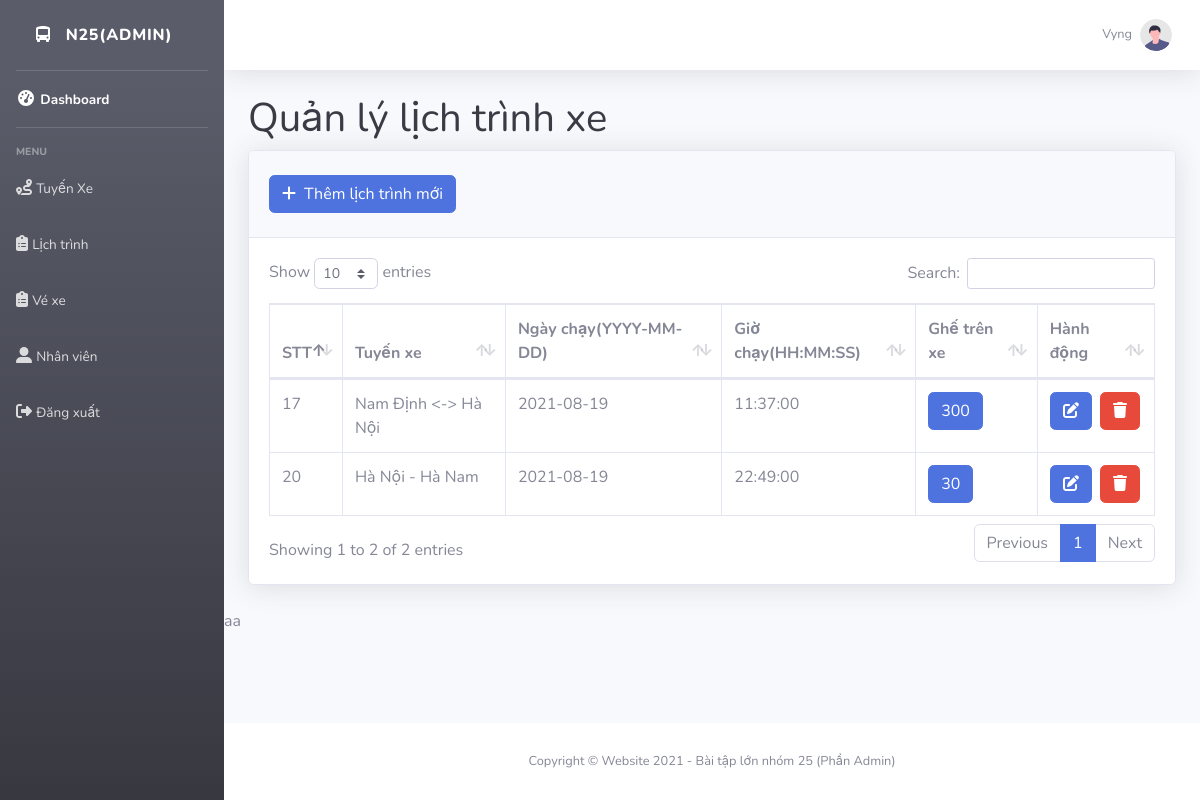
Screenshot of /admin/index.php?controller=bus&action=home (signed in) with the database file from the repository.
### tables this page shows
CREATE TABLE `xe` (
  `id` int(11) NOT NULL,
  `idRoute` int(11) NOT NULL,
  `date` date NOT NULL,
  `time` time NOT NULL,
  `totalSeat` int(11) NOT NULL
);

CREATE TABLE `bus_route` (
  `id` int(11) NOT NULL,
  `routeName` varchar(255) NOT NULL,
  `totalBus` int(11) NOT NULL
);

### admin/routes.php (called while the page is built, shortened)
<?php
$controller = new $kclass();
$controller->$action();

### admin/index.php (called while the page is built, shortened)
<?php require_once "../admin/routes.php"; ?>

### admin/models/routemodel.php (called while the page is built, shortened)
<?php
class RouteModel
{
    public function __construct($id, $routeName, $totalBus)
    {
        $this->id = $id;
        $this->routeName = $routeName;
    }
    public static function selected()
    {
        $list = [];
        $db = DB::getInstance();
        $query = $db->query('SELECT * FROM bus_route');
        foreach ($query->fetchAll() as $item) {
            $list[] = new RouteModel($item['id'], $item['routeName'], $item['totalBus']);
        }
        return $list;
    }
}

### admin/models/busmodel.php (called while the page is built, shortened)
<?php
class BusModel
{
    public function __construct($id, $idRoute, $date, $time, $totalSeat)
    {
        $this->id = $id;
        $this->idRoute = $idRoute;
        $this->date = $date;
        $this->time = $time;
        $this->totalSeat = $totalSeat;
    }
    public static function selected()
    {
        $list = [];
        $db = DB::getInstance();
        $query = $db->query('SELECT * FROM xe');
        foreach ($query->fetchAll(PDO::FETCH_ASSOC) as $item) {
            $list[] = new BusModel($item['id'], $item['idRoute'], $item['date'], $item['time'], $item['totalSeat']);
        }
        return $list;
    }
}

### admin/views/buses/bus.php (the view, shortened to what this page needs)
<div class="container-fluid">
    <h1 class="h1 mb-2 text-gray-900">Quản lý lịch trình xe</h1>
    <div class="card shadow mb-4">
        <div class="card-header py-3">
            <h6 class="m-0 font-weight-bold text-primary"><a href="index.php?controller=bus&action=create"><button
                        class="btn btn-primary my-2"><i class="fas fa-plus mr-2"></i>Thêm lịch trình mới</button></a>
            </h6>
        </div>
        <div class="card-body">
            <div class="table-responsive">
                <table class="table table-bordered" id="dataTable" width="100%" cellspacing="0">
                    <thead>
                        <tr>
                            <th>STT</th>
                            <th>Tuyến xe</th>
                            <th>Ngày chạy(YYYY-MM-DD)</th>
                            <th>Giờ chạy(HH:MM:SS)</th>
                            <th>Ghế trên xe</th>
                            <th>Hành động</th>
                        </tr>
                    </thead>
                    <tbody>
                        <?php foreach ($buses as $bus) {
    foreach ($routes as $route) {
        if ($bus->idRoute == $route->id) {
            echo '<tr>';
            echo '<td>'.$bus->id.'</td>';
            echo '<td>'.$route->routeName.'</td>';
            echo '<td>'.$bus->date.'</td>';
            echo '<td>'.$bus->time.'</td>';
            echo '<td><a href="../index.php?controller=cars&action=create&id= '.$bus->id.'"><button
                        class="btn btn-primary mr-2">'.$bus->totalSeat.'</button></a></td>';
            echo '<td>';
            echo '<a class="mr-2" href="index.php?controller=bus&action=edit&id='.$bus->id.'"><button class="btn btn-primary"><i class="fas fa-edit"></i></button></a>';
            echo '<a class="btn btn-danger" onclick = "return deleteAjax('.$bus->id.')"><i class="fas fa-trash"></i></a>';
            echo '</td>';
            echo '</tr>';
        }
    }
} ?>
                    </tbody>
                </table>
            </div>
        </div>
    </div>
</div>
aa

### rows the page displays
xe: id "17", date "2021-08-19", time "11:37:00", totalSeat "300"
bus_route: routeName "Nam Định <-> Hà Nội"
xe: id "20", date "2021-08-19", time "22:49:00", totalSeat "30"
bus_route: routeName "Hà Nội - Hà Nam"

### other values shown
$_SESSION['User_name'] "Vyng"
